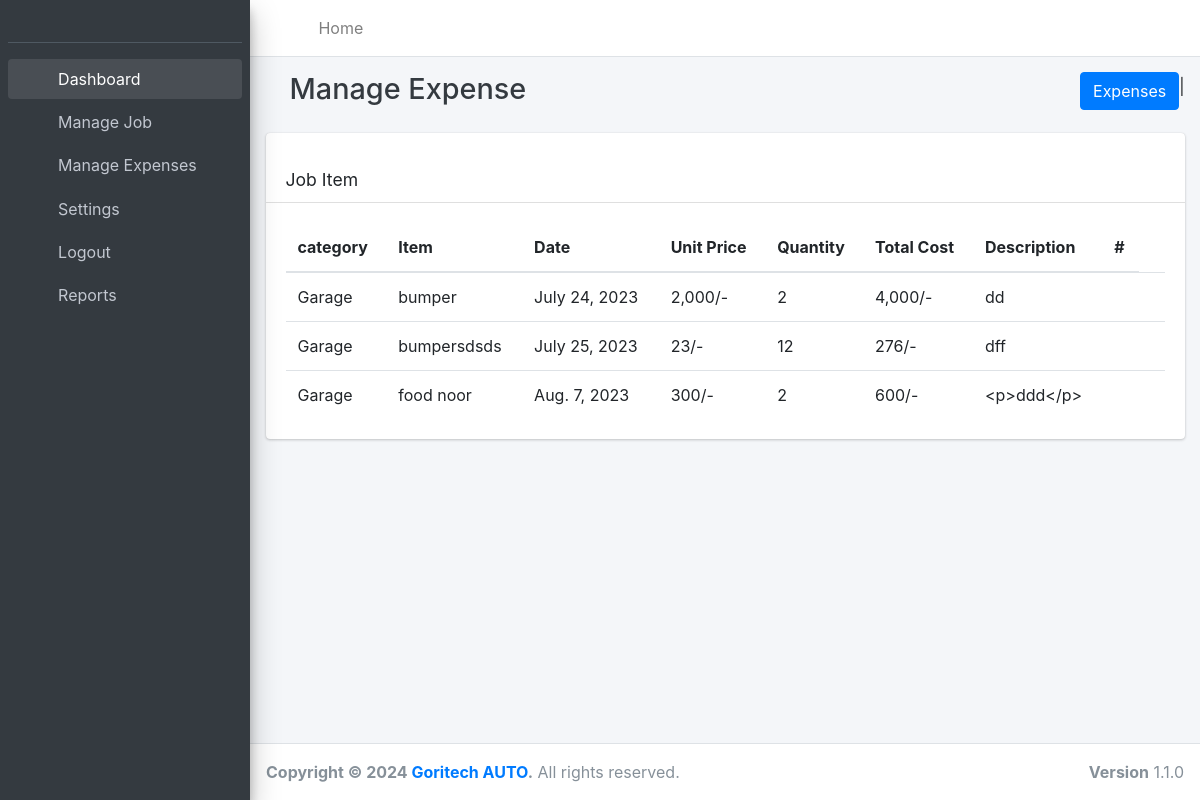
Page /ExpenseRegistration on the committed database.
### spare/models/garage.py (models this page shows, shortened)
class Expenses(models.Model):
    EXPENSE_STATUS_OPTIONS = [
        ('Car', 'Car'),
        ('Garage', 'Garage'),
        ('Others', 'Others')
    ]
    category=models.CharField(choices=EXPENSE_STATUS_OPTIONS,default='Car',max_length=50)
    item=models.CharField(max_length=100)
    quantity= models.IntegerField()
    unit_price=models.IntegerField()
    description = models.TextField(max_length=50,null=True,blank=True)
    date = models.DateField()
    class Meta:
        verbose_name = ("Expense")
        verbose_name_plural = ("Expenses")
    @property
    def total_cost(self):
        total_cost=self.unit_price*self.quantity
        return total_cost

### spare/views/items_views.py (the view, shortened to what this page needs)
# urls.py: path('ExpenseRegistration', item_views.manage_expense, name="expregister"),
def manage_expense(request):
    expense_form = ExpenseForm()
    get_expense = get_expenses()
    context = {
         "expense_form":expense_form,
        "get_expenses":get_expenses
    }
    return render(request, "jobcard/manage_expenses.html", context)

### spare/selectors/garage_selectors/expense_selector.py (called while the page is built)
def get_expenses():
    return Expenses.objects.all()

### spare/templates/jobcard/manage_expenses.html (shortened to what this page needs)
{% extends 'base.html' %}
{% load static %}
{% load crispy_forms_tags %}
{% load humanize %}
{%block page_title%}
Manage Expense
{% endblock%}
{% block right_button%}
<button type="button" class="btn btn-primary" data-toggle="modal" data-target="#modal-add-sample">
    Expenses
</button> |
{% endblock %}
{% block content %}
<div class="container-fluid">
    <div class="row">
        <div class="col-12">
            <div class="card">
                <div class="card-header">
                    <br>
                    <h3 class="card-title">Job Item</h3>
                </div>
                <div class="card-body">
                {%if get_expenses %}
                <table id="studenttable" class="table " >
                        <thead>
                        <tr>
                            <th>category</th>
                            <th>Item</th>
                            <th>Date</th>
                            <th>Unit Price</th>
                            <th>Quantity</th>
                            <th>Total Cost</th>
                            <th>Description</th>
                            <th>#</th>
                        </tr>
                        </thead>
                        <tbody>
                        {% for item in get_expenses %}
                        <tr>
                            <td>{{item.category}}</td>
                            <td>{{item.item}}</td>
                            <td>{{item.date}}</td>
                            <td>{{item.unit_price|intcomma}}/-</td>
                            <td>{{item.quantity}}</td>
                            <td>{{item.total_cost|intcomma}}/-</td>
                            <td>{{item.description}}</td>
                            <td>
                            <td>
                        </tr>
                        {% endfor %}
                        </tbody>
                    </table>
                </div>
                {%else%}
                <div class="card-body">
                    <h4>No Data available</h4>
                </div>
                {%endif%}
            </div>
        </div>
    </div>
</div>
{% endblock content %}

### rows in the picture
Expenses: category "Garage", item "bumper", date "July 24, 2023", unit_price "2,000", quantity "2", total_cost "4,000", description "dd"
Expenses: category "Garage", item "bumpersdsds", date "July 25, 2023", unit_price "23", quantity "12", total_cost "276", description "dff"
Expenses: category "Garage", item "food noor", date "Aug. 7, 2023", unit_price "300", quantity "2", total_cost "600", description "<p>ddd</p>"
